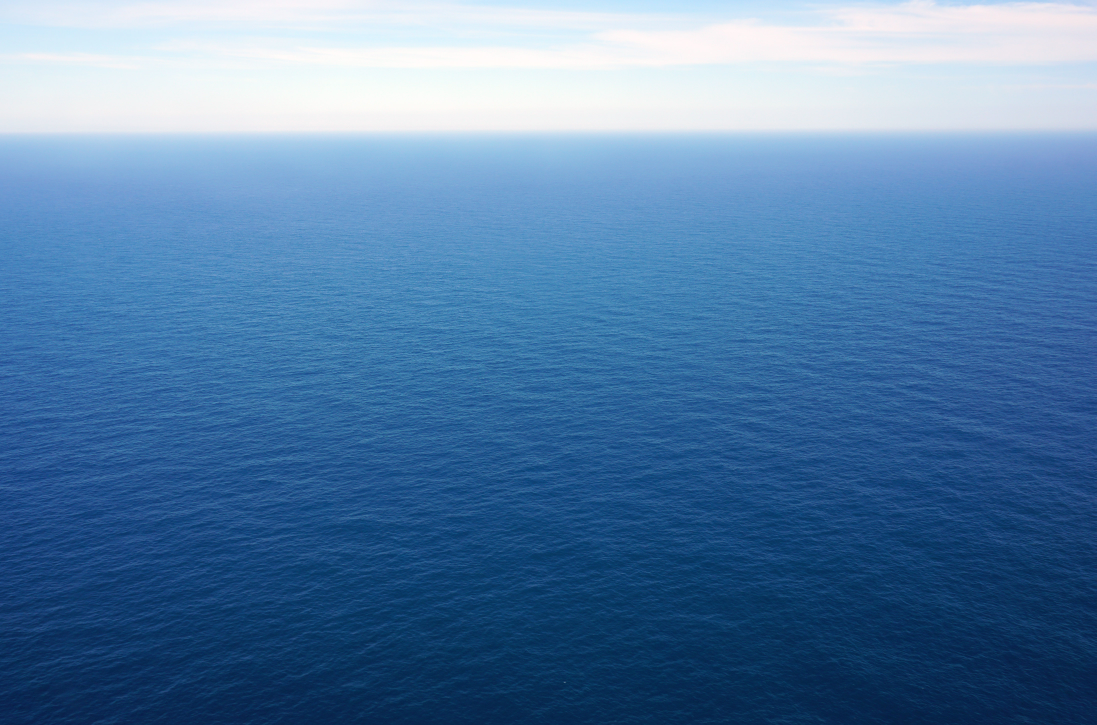
#> input picture test.jpeg, 4385 x 2900 px (shown at 1/4 size)
$ python bonus_assignment.py
#> lines starting #> are read from the running program, lines starting #| are printed output that depends on the picture; pictures that were not available may be replaced by others from this repository, and a replacement may not be noted
# Authors: Benjamin Nguyen, Nick Nguyen
# Assignment:  Bonus Assignment
# Completed (or last revision): 02/29/2024

# Design Idea Statement
"""
We like the ocean, so we decided to use that as our base of our artwork.
This our original design.
Team members: Benjamin Nguyen, Nick Nguyen
Benjamin Nguyen contribution: coded the whale image
Nick Nguyen contribution: coded the boat and balloon
"""
# Source Code

from PIL import Image

BeachImage = Image.open('test.jpeg')
#> BeachImage is the input picture: PIL image 4385x2900 RGB; mean R, G, B 83.6, 124.4, 165.9
BoatImage = Image.open('boat.jpeg')
whale_Image = Image.open('Humpback_whale.jpeg')
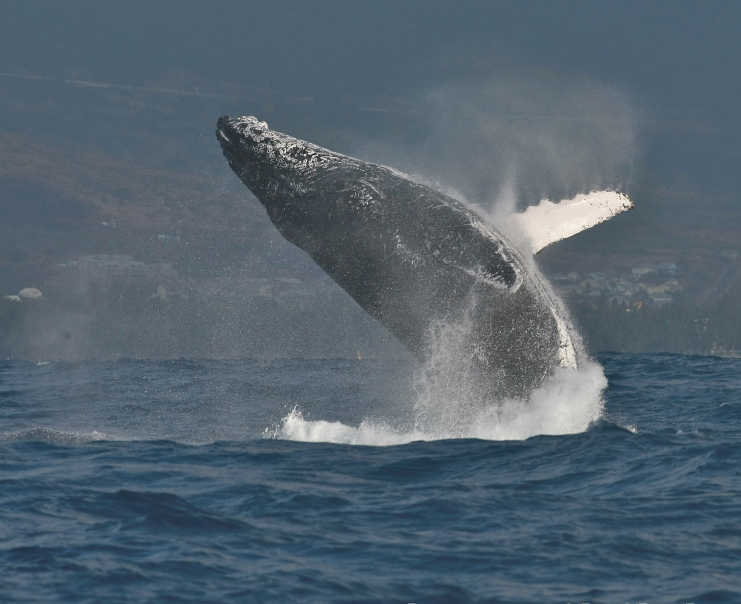
#> input picture Humpback_whale.jpeg, 2223 x 1812 px (shown at 1/3 size)
#> whale_Image is the input picture: PIL image 2223x1812 RGB; mean R, G, B 83.4, 98.8, 111.1
BalloonImage = Image.open('balloon.jpeg')
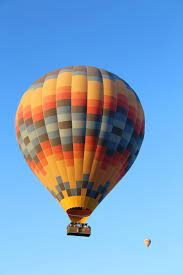
#> input picture balloon.jpeg, 183 x 275 px
#> BalloonImage is the input picture: PIL image 183x275 RGB; mean R, G, B 123.2, 160.1, 195.6
copy_image = BeachImage.copy()
position = (1000,1000)
position2 = ((copy_image.width - whale_Image.width - 1000), (copy_image.height - whale_Image.height))
#> position2 = (1162, 1088)
copy_image.paste(whale_Image, position2)
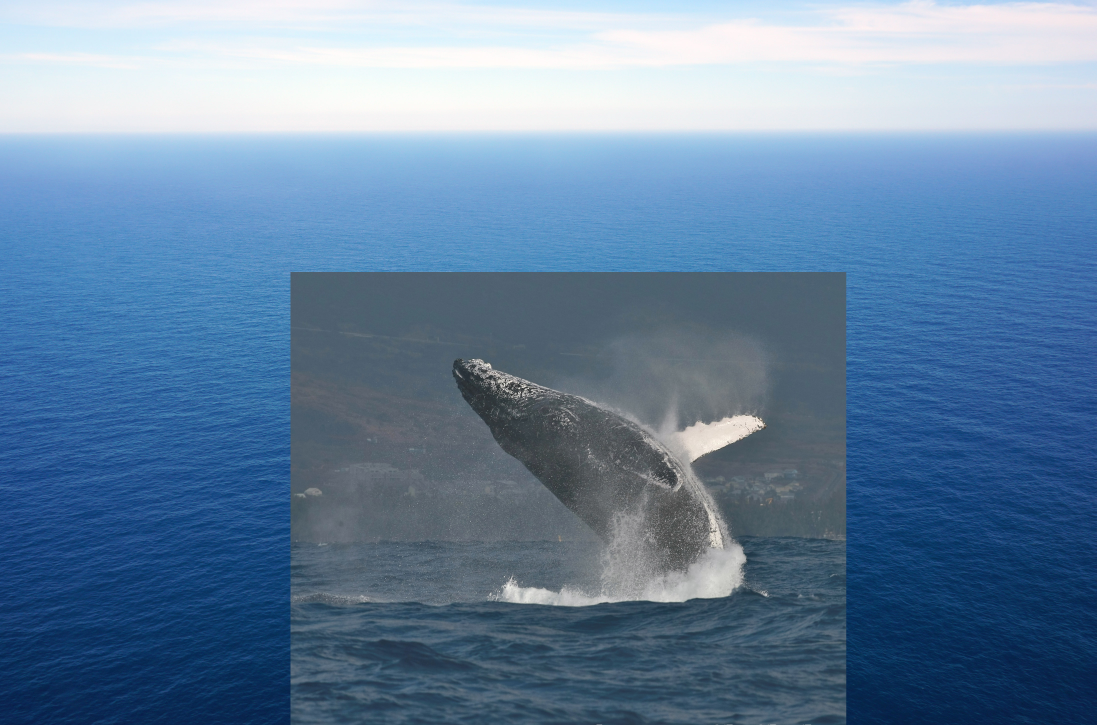
#> copy_image: PIL image 4385x2900 RGB (shown at 1/4 size); mean R, G, B 100.1, 129.6, 159.6
copy_image.paste(BoatImage, position)
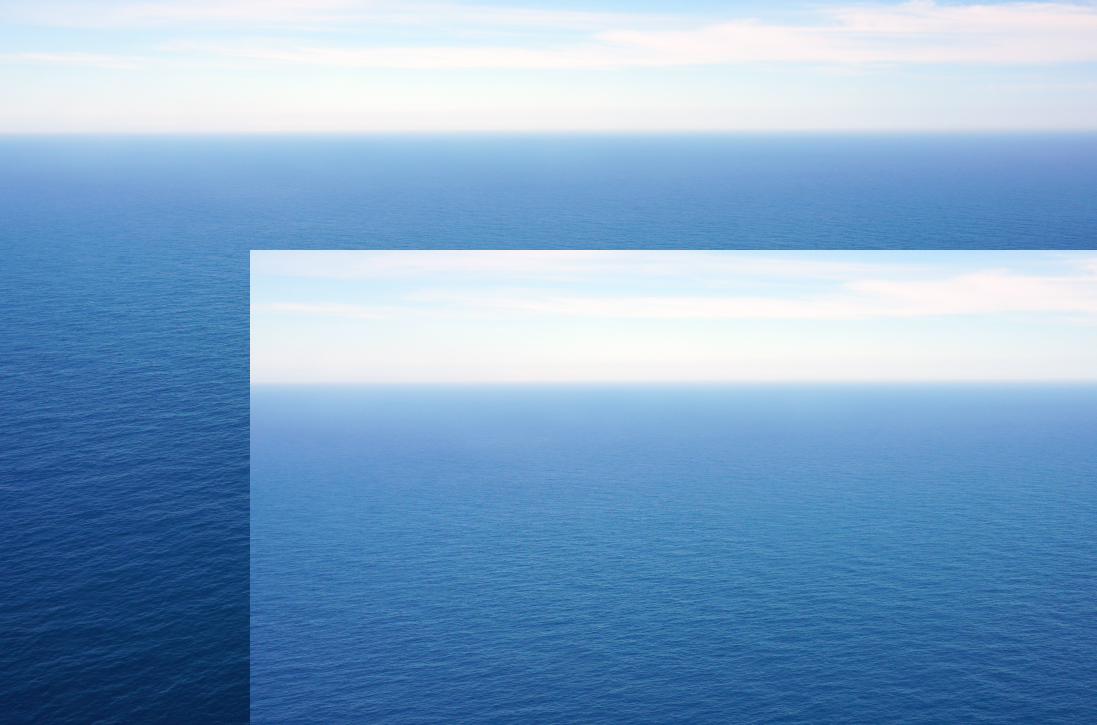
#> copy_image: PIL image 4385x2900 RGB (shown at 1/4 size); mean R, G, B 128.4, 165.1, 200.7
copy_image.paste(BalloonImage, (2000,200))
copy_image.save('pasted_image.jpeg')
copy_image.show()
